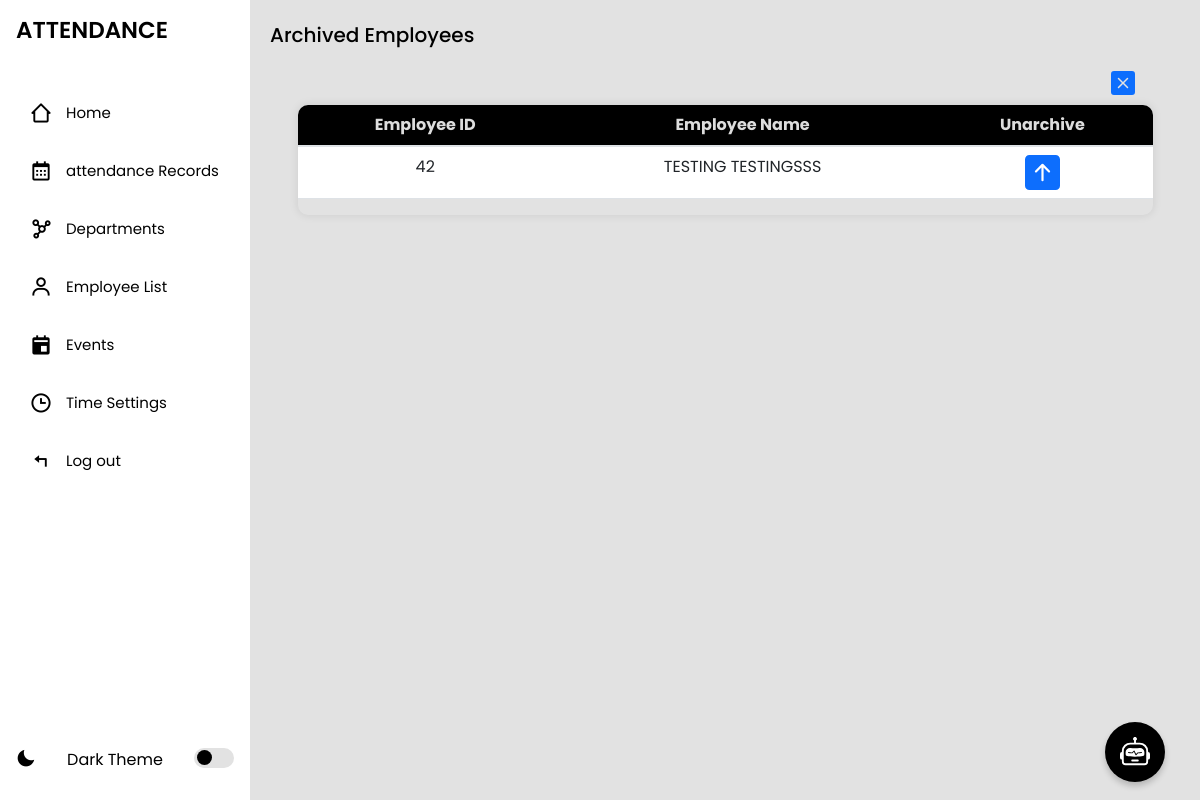
Screenshot of /archived-employees/ (signed in) with the database file from the repository.
### myapp/models.py (models this page shows, shortened)
class Employee(models.Model):
    employee_id = models.CharField(max_length=100, unique=True)
    first_name = models.CharField(max_length=120)
    last_name = models.CharField(max_length=120)
    username = models.CharField(max_length=100, unique=True, default='defaultuser')
    archived = models.BooleanField(default=False)
    password = models.CharField(max_length=128, default='defaultpassword')
    department_name = models.ForeignKey(Department, on_delete=models.CASCADE, related_name='employees')
    updated = models.DateTimeField(auto_now=True)
    created = models.DateTimeField(auto_now_add=True)
    class Meta:
        ordering = ['-updated', '-created']

### myapp/views.py (the view)
# urls.py: path('archived-employees/', views.archived_employees, name='archived_employees'),
@login_required
def archived_employees(request):
    archived_employees = Employee.objects.filter(archived=True)
    return render(request, 'archived_employees.html', {
        'archived_employees': archived_employees
    })

### myapp/templates/archived_employees.html (shortened to what this page needs)
{% extends 'index.html' %}
{% block content %}
<section class="home">
    <p class="today">Archived Employees</p>
    <div style=" display: flex; justify-content: end; margin-right: 65px;">
        <a href="{% url 'employeelist' %}" aria-label="Close">
        </a>
</div>
    <div class="table-container">
        <table class="table">
            <thead>
                <tr>
                    <th scope="col">Employee ID</th>
                    <th scope="col">Employee Name</th>
                    <th scope="col">Unarchive</th>
                </tr>
            </thead>
            <tbody>
                {% for employee in archived_employees %}
                <tr>
                    <td>{{ employee.id }}</td>
                    <td>{{ employee.first_name }} {{ employee.last_name }}</td>
                    <td>
                        <a href="{% url 'unarchive_employee' employee.id %}" >
                        </a>
                    </td>
                </tr>
                {% empty %}
                <tr>
                    <td colspan="3">No archived employees.</td>
                </tr>
                {% endfor %}
            </tbody>
        </table>
    </div>
</section>
{% endblock %}

### myapp/static/css/styles.css (style rules this page uses)
* { margin: 0; padding: 0; box-sizing: border-box; font-family: "Poppins", sans-serif; --color-hover: rgb(32, 59, 232); --transition: all 0.2s ease; }
:root { --color-white: #fff; --color-black: #000; --color-bg: #e2e2e2; }
.home { position: relative; top: 0; left: 78px; width: calc(100% - 78px); min-height: 100vh; background: var(--color-bg); z-index: 6; transition: var(--transition); }
.sidebar.expand ~ .home { left: 250px; width: calc(100% - 250px); transition: var(--transition); }
.home p { font-size: 20px; font-weight: 500; color: var(--color-black); display: inline-block; margin: 20px; white-space: nowrap; }
.table-container { width: 90%; max-height: 300px; overflow-y: scroll; margin: 30px auto; margin-top: 10px; border-radius: 10px; box-shadow: 0 0 10px rgba(0, 0, 0, 0.1); }
.table-container { scrollbar-width: thin; scrollbar-color: transparent transparent; }
.table { width: 100%; background-color: transparent; border-collapse: collapse; }
.table th, .table td { padding: 0.75rem; vertical-align: top; border: px solid #000000; }
.table thead th { position: sticky; top: 0; z-index: 10; vertical-align: bottom; border-bottom: 2px solid #dee2e6; background-color: #000000; text-align: left; color: #ddd; text-align: center; }
.table th { font-weight: bold; background-color: #f8f9fa; }
.table tr:nth-child(odd) { background-color: #f2f2f2; }
.table td { text-align: center; }

### rows the page displays
Employee: id "42", first_name "TESTING", last_name "TESTINGSSS"
